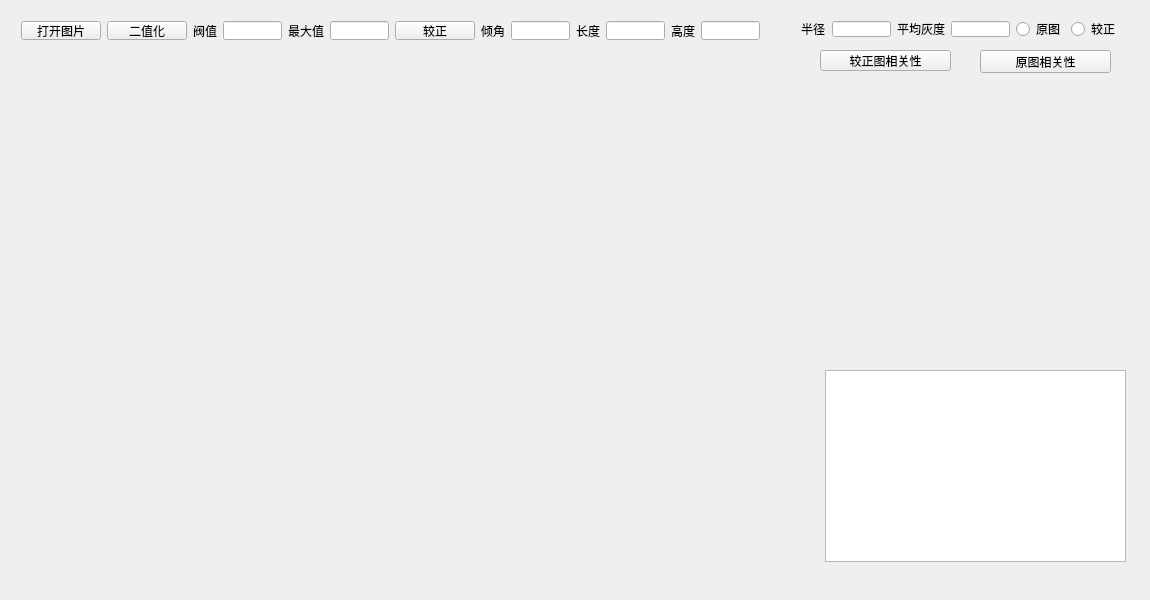
<?xml version="1.0" encoding="UTF-8"?>
<ui version="4.0">
 <class>Widget</class>
 <widget class="QWidget" name="Widget">
  <property name="geometry">
   <rect>
    <x>0</x>
    <y>0</y>
    <width>1150</width>
    <height>600</height>
   </rect>
  </property>
  <property name="windowTitle">
   <string>Widget</string>
  </property>
  <widget class="QTextBrowser" name="textBrowser">
   <property name="geometry">
    <rect>
     <x>825</x>
     <y>370</y>
     <width>301</width>
     <height>192</height>
    </rect>
   </property>
  </widget>
  <widget class="QWidget" name="widget" native="true">
   <property name="geometry">
    <rect>
     <x>10</x>
     <y>10</y>
     <width>761</width>
     <height>41</height>
    </rect>
   </property>
   <layout class="QGridLayout" name="gridLayout">
    <item row="0" column="9">
     <widget class="QLabel" name="label_4">
      <property name="text">
       <string>长度</string>
      </property>
     </widget>
    </item>
    <item row="0" column="0">
     <widget class="QPushButton" name="pushButton">
      <property name="text">
       <string>打开图片</string>
      </property>
     </widget>
    </item>
    <item row="0" column="2">
     <widget class="QLabel" name="label">
      <property name="text">
       <string>阀值</string>
      </property>
     </widget>
    </item>
    <item row="0" column="4">
     <widget class="QLabel" name="label_2">
      <property name="text">
       <string>最大值</string>
      </property>
     </widget>
    </item>
    <item row="0" column="6">
     <widget class="QPushButton" name="pushButton_3">
      <property name="text">
       <string>较正</string>
      </property>
     </widget>
    </item>
    <item row="0" column="8">
     <widget class="QLineEdit" name="lineEdit_3"/>
    </item>
    <item row="0" column="3">
     <widget class="QLineEdit" name="lineEdit"/>
    </item>
    <item row="0" column="10">
     <widget class="QLineEdit" name="lineEdit_4"/>
    </item>
    <item row="0" column="1">
     <widget class="QPushButton" name="pushButton_2">
      <property name="text">
       <string>二值化</string>
      </property>
     </widget>
    </item>
    <item row="0" column="5">
     <widget class="QLineEdit" name="lineEdit_2"/>
    </item>
    <item row="0" column="11">
     <widget class="QLabel" name="label_5">
      <property name="text">
       <string>高度</string>
      </property>
     </widget>
    </item>
    <item row="0" column="12">
     <widget class="QLineEdit" name="lineEdit_5"/>
    </item>
    <item row="0" column="7">
     <widget class="QLabel" name="label_3">
      <property name="text">
       <string>倾角</string>
      </property>
     </widget>
    </item>
   </layout>
  </widget>
  <widget class="QWidget" name="widget_2" native="true">
   <property name="geometry">
    <rect>
     <x>790</x>
     <y>10</y>
     <width>341</width>
     <height>38</height>
    </rect>
   </property>
   <layout class="QGridLayout" name="gridLayout_2">
    <item row="0" column="0">
     <widget class="QLabel" name="label_6">
      <property name="text">
       <string>半径</string>
      </property>
     </widget>
    </item>
    <item row="0" column="1">
     <widget class="QLineEdit" name="lineEdit_6"/>
    </item>
    <item row="0" column="2">
     <widget class="QLabel" name="label_7">
      <property name="text">
       <string>平均灰度</string>
      </property>
     </widget>
    </item>
    <item row="0" column="3">
     <widget class="QLineEdit" name="lineEdit_7"/>
    </item>
    <item row="0" column="4">
     <widget class="QRadioButton" name="radioButton">
      <property name="text">
       <string>原图</string>
      </property>
     </widget>
    </item>
    <item row="0" column="5">
     <widget class="QRadioButton" name="radioButton_2">
      <property name="text">
       <string>较正</string>
      </property>
     </widget>
    </item>
   </layout>
  </widget>
  <widget class="QPushButton" name="pushButton_4">
   <property name="geometry">
    <rect>
     <x>820</x>
     <y>50</y>
     <width>131</width>
     <height>21</height>
    </rect>
   </property>
   <property name="text">
    <string>较正图相关性</string>
   </property>
  </widget>
  <widget class="QPushButton" name="pushButton_5">
   <property name="geometry">
    <rect>
     <x>980</x>
     <y>50</y>
     <width>131</width>
     <height>23</height>
    </rect>
   </property>
   <property name="text">
    <string>原图相关性</string>
   </property>
  </widget>
 </widget>
 <layoutdefault spacing="6" margin="11"/>
 <resources/>
 <connections/>
</ui>
